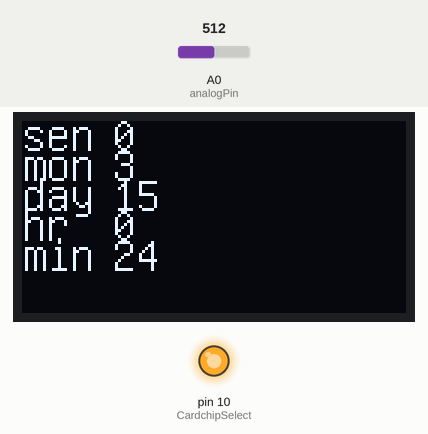
This sketch was run on a simulated Arduino Uno, built with avr-gcc and run on an emulated ATmega328P. Shown: 128×64 one-colour display, output pins drawn as LEDs (lit = HIGH). The inputs (shaded band) are chosen by the test bench; at power-on: A0 (analogPin) = 512. The local clock reads 2024-03-15 10:24:30 at power-on unless the sketch sets it; storage starts empty; what the sketch prints to the serial monitor is not drawn.

Above: at 10.5 s.
At 92.4 s:
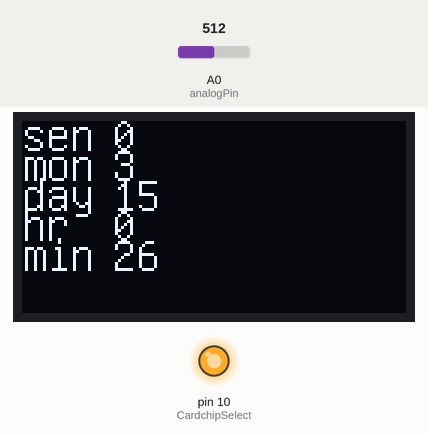
Timing chart, 0 to 93.9 s (numbered marks = the images above):
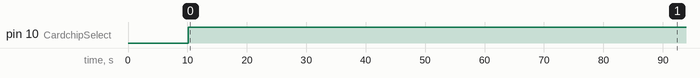

Measured:
- by itself, pin 10 (CardchipSelect): LOW → HIGH at 10.1 s
- what the display in image 0 shows lasts 20.5 s, from 10.4 s to 30.9 s

The sketch:

SoundDatalogger_OLED_DS3231.ino
```cpp
/*
  SD card datalogger

 This example shows how to log data from sound mic and record on SD card
 If using Arduino as programmer
   RX -> PIN0 to MINI RXI
   TX <- PIN1 to MINI TXO
   Reset to MINI DTR

 The circuit:
 * Mic output = analog pins 0
 *
 * SD card attached - SPI bus as follows:
 ** MOSI - pin 11 MOSI
 ** MISO  - pin 12 MISO
 ** SCK - pin 13 SCK on mini
 ** CS - pin 4 uno nano or 10 pro mini
 *
 * RTC brakout pins to I2C
 * SDA to A4 or SDA on mini
 * SCL to A5 or SCL on mini


 */

#include <SPI.h> //SPI library
#include <SD.h>  //Memory Card Library
#include "U8glib.h" //OLED Library
#include <Wire.h> //Wire Library used by I2C devices

#include "DS3231.h"

RTClib RTC;

U8GLIB_SH1106_128X64 u8g(U8G_I2C_OPT_NONE);  // I2C / TWI //OLED constructor
// used as the CS pin, the hardware CS pin (4 on most Nano boards SS pin on mini),

const int CardchipSelect = 10;

int analogPin = A0;  //for microphone output
String dataString = ""; //used to pass total constructed string of Microphone and date data
String sensorString = "";//to convert Microphone output to string
String datestring =""; //to convert rtc number to date string
unsigned long delayinterval = 10000; //sampling delay


void setup()
{
Serial.begin(9600);
Wire.begin();
CheckCard();   //checks for card present

}

void loop()
{
unsigned int sensor; //Microphone variable
unsigned int sensordif = 0; //microphone output high low signals

    datedata(); //date and time function

   //determines low and high mic (sensor) readings

  unsigned int highsensor = 0; //initializes high raeadiing from microphoone
  unsigned int lowsensor = 100;//initializes low raeadiing from microphoone
 //   Serial.println("start loop"); // for debugging
    for(int i = 0; i<=100; i++) //loop to read microphone output and determine high low readings
    {
    delay(100);
//    Serial.print("i = ");// for debugging
//    Serial.print(i);// for debugging


    sensor = analogRead(analogPin);
    sensor = sensor * 100/1024;

   //Serial.print("  sensor = ");// for debugging

//   Serial.println(sensor); // for debugging
    if (sensor  > highsensor)
    {
      highsensor = sensor;
//      Serial.print("highsensor = ");
//      Serial.println(highsensor);
    }
    if (sensor < lowsensor)
    {
      lowsensor = sensor;
//      Serial.print("lowsensor = ");// for debugging
//      Serial.println(lowsensor);// for debugging
    }


    }
    sensordif=highsensor - lowsensor;
//  Serial.println(sensordif);// for debugging
    sensorString = String(sensordif);

    dataString = String("sensor difference= " + sensorString + " datetime= " + datestring);
   //card write function
    writedata();
    // print to the serial port
    Serial.println(dataString);
     // picture draw function
    draw(sensordif); //passing high-low sensor difference to draw function

    delay(delayinterval);


  }


  void CheckCard() //Checks SD card
{
 Serial.print("Initializing SD card...");
  // make sure that the default chip select pin is set to
  // output, even if you don't use it:
  pinMode(CardchipSelect, OUTPUT);

  // see if the card is present and can be initialized begins by checking notSD.begin = true if false
  // card is OK use use
  if (!SD.begin(CardchipSelect)) {
    Serial.println("Card failed, or not present");
    // don't do anything more:
    return;
}
  Serial.println("card initialized.");
}

//creates datetime data string
int datedata(){

// c[0] = year, c[1] = month, c[2] = day, c[3] = hour c[4] = min
    String s[] = {" "," "," "," "," "," "};

    DateTime now = RTC.now();
    int c[]= {0,0,0,0,0};
    c[0] = now.year();
    c[1] = now.month();
    c[2] = now.day();
    c[3] = now.hour();
    c[4] = now.minute();

    for (int i=0; i<=4; i++)
    {
//    Serial.print(i);
//    Serial.print(" ");
//    Serial.print(c[i], DEC);
    s[i]=String (c[i], DEC);
//    Serial.print(" ");
//    Serial.print(s[i]);
//    Serial.print(" ");

    }
    datestring = s[0] + s[1] + s[2] + s[3] + s[4];
//    Serial.println();
//    Serial.println(datestring);
//    Serial.println();


}
//SD card data write
  void writedata()
{

 File dataFile = SD.open("datalog.txt", FILE_WRITE);

  // if the file is available, write to it:
  if (dataFile) {
    dataFile.println(dataString);
    dataFile.close();


  }

  // if the file isn't open, pop up an error:
  else {
    Serial.println("error opening datalog.txt");
  }
   digitalWrite(CardchipSelect, HIGH);
}

void draw(int sensordif1) //now calling microphone high-low difference "sensordif1"
{
   // Serial.println(sensordif1);//for debugging
    DateTime now = RTC.now();
    int d[]= {0,0,0,0,0};
    d[0] = now.year();
    d[1] = now.month();
    d[2] = now.day();
    d[3] = now.hour();
    d[4] = now.minute();
    u8g.firstPage();

  do {
  // graphic commands to redraw the complete screen should be placed here
  u8g.setFont(u8g_font_unifont);
  //u8g.setFont(u8g_font_osb21);

  enum{BufSize=3};
  char buf[BufSize];
  u8g.drawStr(0,10,"sen");
  snprintf (buf, BufSize, "%d" ,sensordif1);
  u8g.drawStr(30,10,buf);
  char buf1[1];
   u8g.drawStr(0,20,"mon");
   sprintf (buf1,"%d" ,d[1]);
   u8g.drawStr(30,20,buf1);
   u8g.drawStr(0,30,"day");
   char buf2[1];
   sprintf (buf2,"%d" ,d[2]);
   u8g.drawStr(30,30,buf2);
   char buf3[1];
   u8g.drawStr(0,40,"hr");
   sprintf (buf3,"%d" ,d[3]);
   u8g.drawStr(30,40,buf3);
   char buf4[1];
   u8g.drawStr(0,50,"min");
   sprintf (buf4,"%d" ,d[4]);
   u8g.drawStr(30,50,buf4);
   } while( u8g.nextPage() );

  // rebuild the picture after some delay
  delay(100);
}
```
